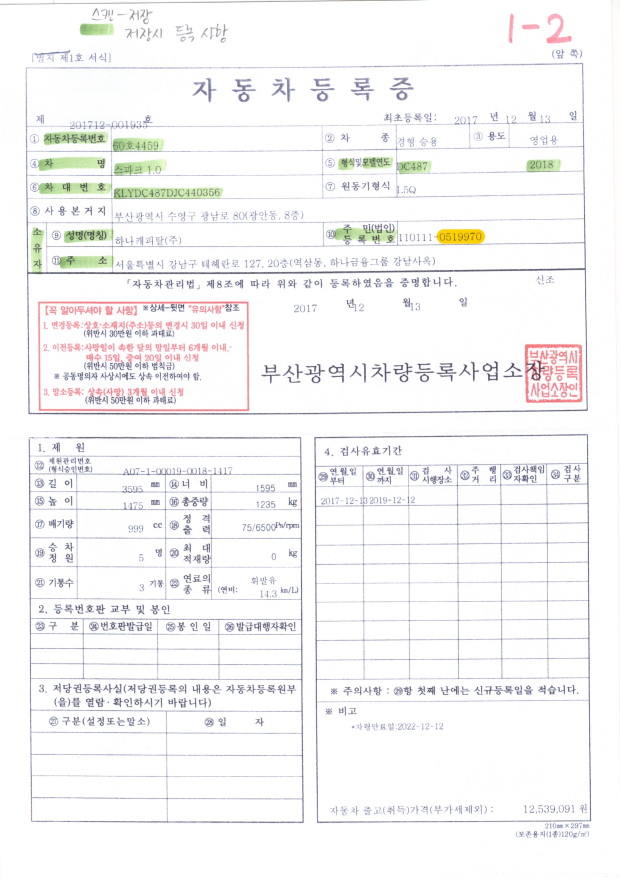
#> input picture document/car_document.jpg, 1240 x 1755 px, found by its file name (shown at 1/2 size)
$ python marker_detection.py
#> lines starting #> are read from the running program, lines starting #| are printed output that depends on the picture; after the words box and inside, x2 and y2 are one past the last pixel; in counts of white or black regions, pixels touching at a corner belong together

# [164 lines of commented-out code are left out]

import numpy as np
import cv2

upload_image = cv2.imread("/home/matrix/Desktop/code/AI_POC/document/car_document.jpg", cv2.IMREAD_GRAYSCALE)
#> upload_image: shape (1755, 1240); min 50, max 255, mean 245.8
# src = cv2.resize( src, None, fx = 0.7, fy = 0.7, interpolation = cv2.INTER_AREA )

ret, binary_image = cv2.threshold(upload_image, 230, 255, cv2.THRESH_BINARY)   # 이진화
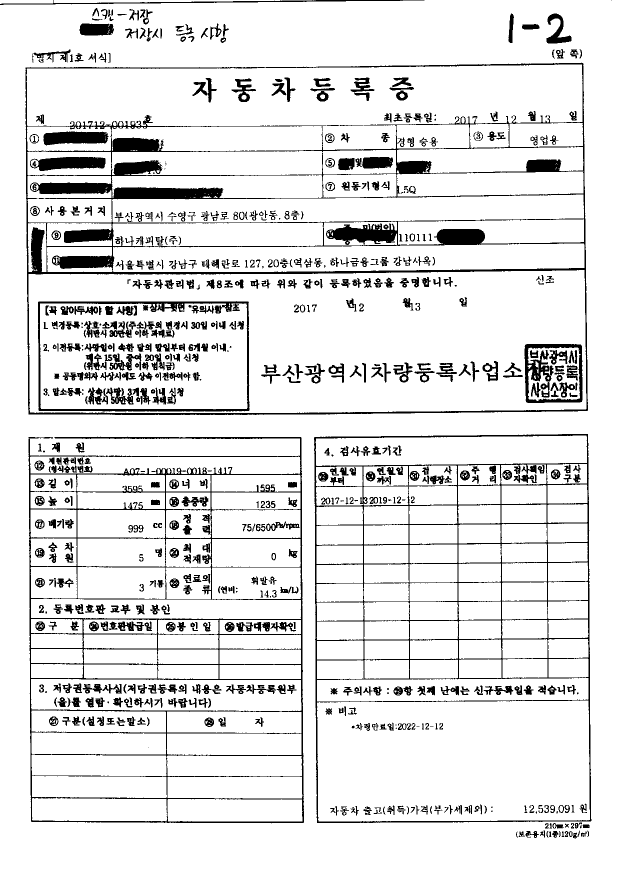
#> binary_image: shape (1755, 1240) (shown at 1/2 size); 89.3% white; 821 black regions (76 under 20 px), largest, box (x1, y1, x2, y2) and area: (51, 125, 1176, 830) 58026, (57, 873, 608, 1647) 29456, (628, 868, 1183, 1646) 25232

gblur_image = cv2.GaussianBlur(binary_image, (3,3), 0)      # 전체적으로 밀도가 동일한 노이즈, 백색 노이즈를 제거하는 기능
# image_binary = cv2.bilateralFilter(image_binary, 9,75,75)
# image_binary = cv2.edgePreservingFilter(image_binary, flags=1, sigma_s=45, sigma_r=0.2)
canny_image = cv2.Canny(gblur_image, 75,200, True)
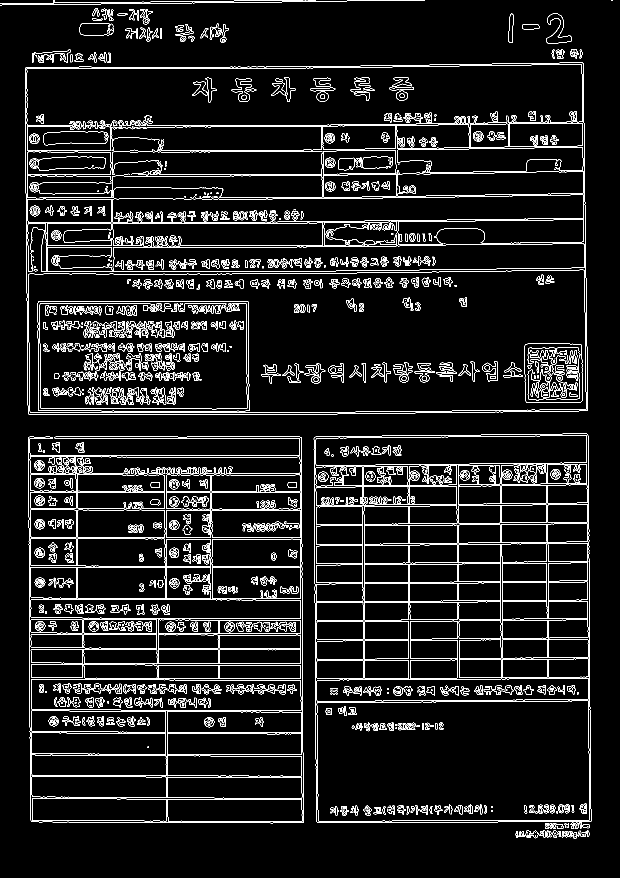
#> canny_image: shape (1755, 1240) (shown at 1/2 size); 6.8% white in thin lines or dots


cnts, hierarchy = cv2.findContours(canny_image, cv2.RETR_EXTERNAL, cv2.CHAIN_APPROX_SIMPLE)   # image / mode / method
#> cnts = 79 contours, 28 with area under 20; largest, box (x1, y1, x2, y2) and area: (50, 125, 1176, 830) 777314, (627, 867, 1183, 1646) 424566, (56, 873, 608, 1647) 402471, (159, 46, 228, 71) 1494, (1092, 26, 1143, 87) 1236
cnts = sorted(cnts, key=cv2.contourArea, reverse=True) # contourArea : contour가 그린 면적

rect = cv2.minAreaRect(cnts[0])  # largest 중 하나를 직사각형 형태로 return = (c_x,c_y) / (width, height) / angle of rotation
#> rect = ((612.1, 478.9), (1120.6, 699.3), -0.477)
r = cv2.boxPoints(rect)
#> r = [[54.72, 833.2], [48.9, 133.9], [1169.5, 124.6], [1175.3, 823.8]]
box = np.int0(r)
#> box = [[54, 833], [48, 133], [1169, 124], [1175, 823]]

upload_image = cv2.cvtColor(upload_image, cv2.COLOR_GRAY2BGR)
#> upload_image: shape (1755, 1240, 3)
cv2.drawContours(upload_image, [box], -1, (255,0,0), 2)      # img / 좌표 / 외곽선 index, -1하면 모든 외곽선 그리기 / 색 / 굵기
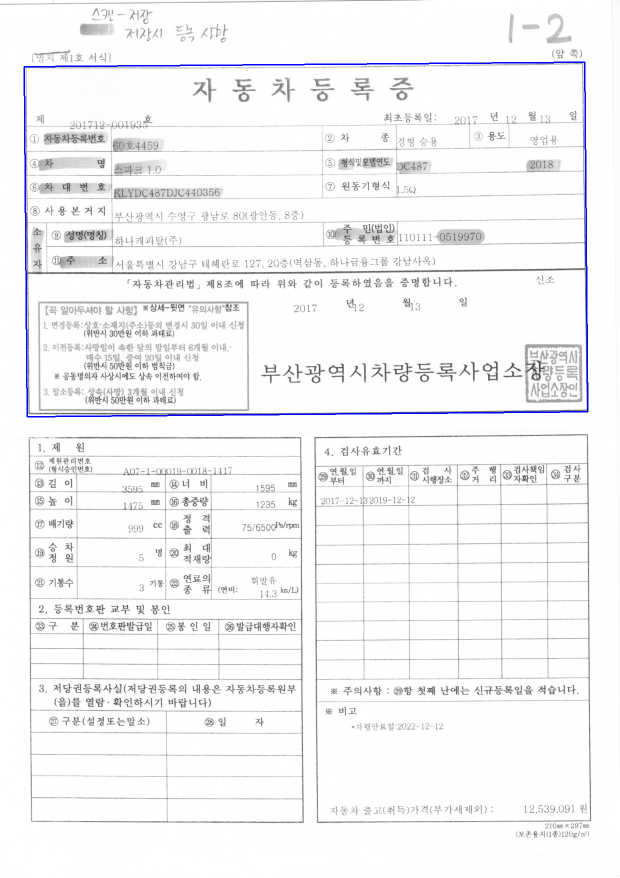
#> upload_image: shape (1755, 1240, 3) (shown at 1/2 size); mean B, G, R 245.8, 244.6, 244.6

# # 4개의 점 다른색으로 표시
boxes = [tuple(i) for i in box]
#> boxes = [(54, 833), (48, 133), (1169, 124), (1175, 823)]
cv2.circle(upload_image, boxes[0], 1, (0, 0, 0), 5)   # 검  # boxes[0] -> x1, y1 , 좌상단
#> upload_image: shape (1755, 1240, 3); under 0.01% of pixels changed, all inside (x1, y1, x2, y2) = (50, 829, 59, 838)
cv2.circle(upload_image, boxes[1], 1, (255, 0, 0), 5) # 파  # boxes[1] -> x2, y1 , 우상단
#> upload_image: shape (1755, 1240, 3); mean B, G, R 245.8, 244.5, 244.5
cv2.circle(upload_image, boxes[2], 1, (0, 255, 0), 5) # 녹  # boxes[2] -> x2, y2 , 우하단
#> upload_image: shape (1755, 1240, 3); mean B, G, R 245.8, 244.5, 244.5
cv2.circle(upload_image, boxes[3], 1, (0, 0, 255), 5) # 적  # boxes[3] -> x1, y2 , 좌하단
#> upload_image: shape (1755, 1240, 3); mean B, G, R 245.8, 244.5, 244.5

W = rect[1][1]       # 90도 돌아간거로 인식되서 rect[1][1]이 width
#> W = 699.3
H = rect[1][0]
#> H = 1120.6

pts1 = np.float32([ [boxes[0]], [boxes[3]], [boxes[1]], [boxes[2]] ])   # 좌상, 좌하, 우상, 우하
#> pts1 = [[54, 833], [1175, 823], [48, 133], [1169, 124]]
pts2 = np.float32([ [0,0], [0,H], [W,0], [W,H] ])
#> pts2 = [[0, 0], [0, 1120.6], [699.3, 0], [699.3, 1120.6]]

M = cv2.getPerspectiveTransform(pts1, pts2)
#> M = [[-0.00891, -0.999, 832.5], [0.998, -0.00856, -46.77], [-1.27e-06, 2.19e-08, 1]]

perspective_image = cv2.warpPerspective(binary_image, M, (int(W),int(H)))
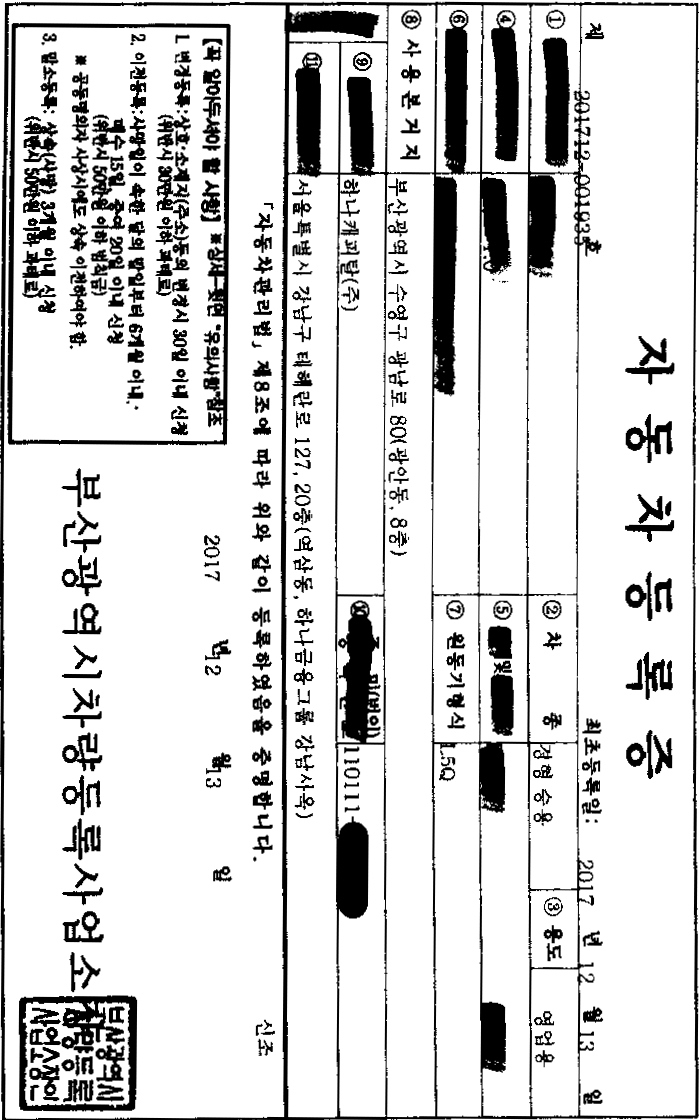
#> perspective_image: shape (1120, 699); min 0, max 255, mean 214

# print(W, H)     # 1173, 742

left_col_x1 = int(W*0.149)          # 175 / 1173     # 왼쪽 col의 x1
#> left_col_x1 = 104
left_col_x2 = int(W*0.469)         # 546 / 1173      # 왼쪽 col의 x2
#> left_col_x2 = 327
col_y1 = int(H*0.171)           # 127 / 742          # 왼쪽 상단의 y1
#> col_y1 = 191
col_y2 = int(H*0.233)               # 173 / 742      # 왼쪽 상단의 y2
#> col_y2 = 261
row_height = col_y2 - col_y1                         # 한칸의 높이
#> row_height = 70
row_interval = int(H*0.00539)                         # 칸사이의 간격
#> row_interval = 6

print(row_height, row_interval)
#| 70 6

right_col_x1 = int(W*0.645)       # 756 / 1173       # 오른쪽 1번째 col의 x1
#> right_col_x1 = 451
right_col_x1_1 = int(W*0.796)     # 934 / 1173       # 오른쪽 1번째 col의 x2
#> right_col_x1_1 = 556
right_col_x1_2 = int(W*0.869)      # 1019 / 1173     # 오른쪽 2번째 col의 x1
#> right_col_x1_2 = 607
right_col_x2 = int(W*0.995)       # 1167 / 1173      # 오른쪽 2번째 col의 x2
#> right_col_x2 = 695

upper_left_x1 = int(W*0.034)      # 40 / 1173       # 표 상단 자동차 등록번호 x1
#> upper_left_x1 = 23
upper_right_x1 = int(W*0.739)      # 867 / 1173     # 표 상단 날짜 x1
#> upper_right_x1 = 516

upper_y1 = int(H*0.121)      #  90 / 742         # 표 상단 자동차 등록번호 / 날짜 y1
#> upper_y1 = 135
upper_y2 = int(H*0.162)      #  120 / 742        # 표 상단 자동차 등록번호 / 날짜 y2
#> upper_y2 = 181

cv2.imshow("perspective_image",perspective_image)

# 자동차 등록증 번호
crop_img = perspective_image[upper_y1:upper_y2, upper_left_x1:left_col_x2]
cv2.imshow("crop_img_1", crop_img)

# 날짜
crop_img = perspective_image[upper_y1:upper_y2, upper_right_x1:right_col_x2]
#> crop_img: shape (46, 179)
cv2.imshow("crop_img_2", crop_img)

for i in range(0,6):     # 자동차등록번호 -> 주소
    if i in [3,5]:
        x1, y1 = left_col_x1, col_y1 + row_height *i + row_interval *i
        x2, y2 = right_col_x2, col_y1 + row_height *(i+1) + row_interval *i
        crop_img = perspective_image[y1:y2, x1:x2]
        cv2.imshow("crop_img_%d" %(i+3), crop_img)
        # cv2.imshow("perspective_image",perspective_image)
        cv2.waitKey(0)
    else:
        x1, y1 = left_col_x1, col_y1 + row_height *i + row_interval *i
        x2, y2 = left_col_x2, col_y1 + row_height *(i+1) + row_interval *i
        crop_img = perspective_image[y1:y2, x1:x2]
        cv2.imshow("crop_img_%d" %(i+3), crop_img)
        cv2.waitKey(0)
#> this loop made 6 passes
#> (y1, x2, y2) on passes 1 to 6: (191, 327, 261), (267, 327, 337), (343, 327, 413), (419, 695, 489), (495, 327, 565), (571, 695, 641)
#> pass 1, `crop_img = perspective_image[y1:y2, x1:x2]`:
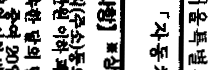
#> crop_img: shape (70, 223); min 0, max 255, mean 184.9

for i in range(0,6):        # 차종 -> 주민등록번호 -> 용도
    if i == 0:
        x1, y1 = right_col_x1, col_y1 + row_height *i + row_interval *i
        x2, y2 = right_col_x1_1, col_y1 + row_height *(i+1) + row_interval *i
        crop_img = perspective_image[y1:y2, x1:x2]
        cv2.imshow("crop_img_%d" %(i+9), crop_img)
        cv2.waitKey(0)
    elif i == 1:
        x1, y1 = right_col_x1_2, col_y1 + row_height *(i-1) + row_interval *(i-1)
        x2, y2 = right_col_x2, col_y1 + row_height *(i) + row_interval *(i-1)
        crop_img = perspective_image[y1:y2, x1:x2]
        cv2.imshow("crop_img_%d" %(i+9), crop_img)
        cv2.waitKey(0)
    elif i in [2,3,5]:
        x1, y1 = right_col_x1, col_y1 + row_height *(i-1) + row_interval *(i-1)
        x2, y2 = right_col_x2, col_y1 + row_height *(i) + row_interval *(i-1)
        crop_img = perspective_image[y1:y2, x1:x2]
        if i == 5:
            cv2.imshow("crop_img_%d" %(i+8), crop_img)
            cv2.waitKey(0)
        else:
            cv2.imshow("crop_img_%d" %(i+9), crop_img)
            cv2.waitKey(0)
#> this loop made 6 passes
#> (x1, y1, x2, y2) on passes 1, 2, 3, 4, 6: (451, 191, 556, 261), (607, 191, 695, 261), (451, 267, 695, 337), (451, 343, 695, 413), (451, 495, 695, 565)
#> pass 1, `crop_img = perspective_image[y1:y2, x1:x2]`:
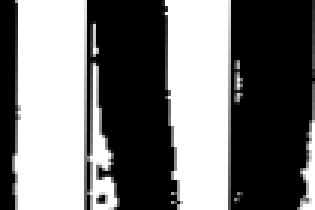
#> crop_img: shape (70, 105) (shown 3 times larger); min 0, max 255, mean 115.4
#> pass 3, `crop_img = perspective_image[y1:y2, x1:x2]`:
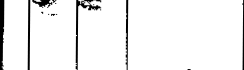
#> crop_img: shape (70, 244); min 0, max 255, mean 241.1


# cv2.imshow("image", image.upload_image)
# cv2.imshow("image2", image.binary_image)
# cv2.imshow("image3", image.canny_image)

cv2.waitKey(0)
cv2.destroyAllWindows()


#### ocr list

# 자동차 등록증 번호 v / 최초등록일 v / 자동차등록번호  / 차종  / 용도  / 차명  / 형식 및 모델연도  / 차대번호  / 원동기형식  / 사용본거지
# 성명(명칭)  / 주민(법인)등록번호  / 주소

# 제원관리번호  / 길이  / 너비  / 높이  / 총중량  / 배기량  / 정격출력  / 승차정원  / 최대적재량  / 기통수  / 연료의 종류


### 마스킹

# 주민(법인)등록번호 뒤 6자리 v


### 좌표

# [46 lines of commented-out code are left out]
